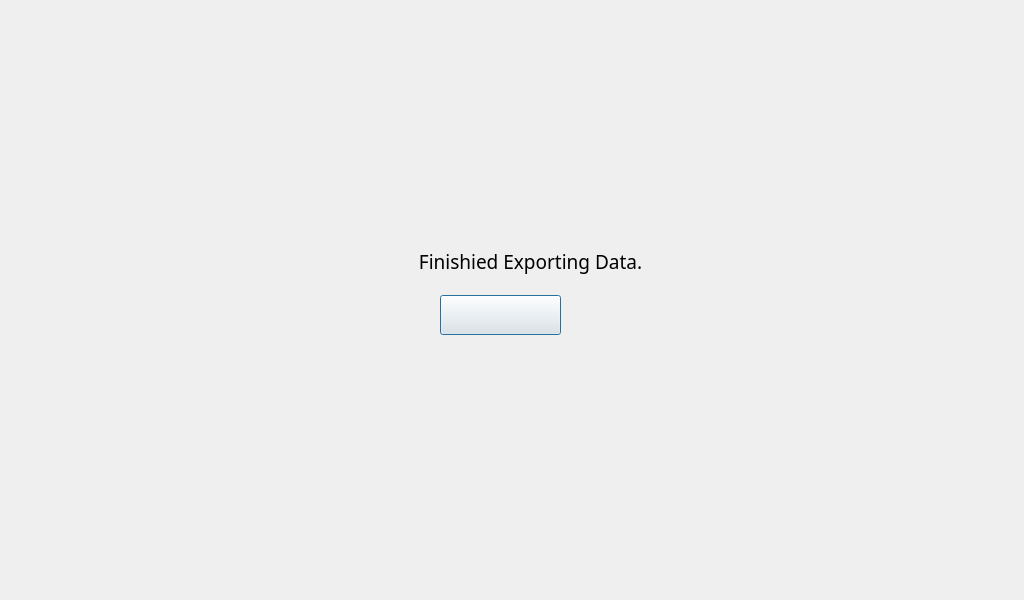
<?xml version="1.0" encoding="UTF-8"?>
<ui version="4.0">
 <class>Dialog</class>
 <widget class="QDialog" name="Dialog">
  <property name="geometry">
   <rect>
    <x>0</x>
    <y>0</y>
    <width>1024</width>
    <height>600</height>
   </rect>
  </property>
  <property name="font">
   <font>
    <family>NanumSquare</family>
   </font>
  </property>
  <property name="windowTitle">
   <string>Dialog</string>
  </property>
  <property name="styleSheet">
   <string notr="true"/>
  </property>
  <widget class="QPushButton" name="Button_ok">
   <property name="geometry">
    <rect>
     <x>440</x>
     <y>295</y>
     <width>121</width>
     <height>40</height>
    </rect>
   </property>
   <property name="styleSheet">
    <string notr="true">QPushButton {
   border-image: url(:/Icon/OK_Pressed.png);
}


QPushButton:pressed {
	border-image: url(:/Icon/OK.png);
}

</string>
   </property>
   <property name="text">
    <string/>
   </property>
  </widget>
  <widget class="QLabel" name="label_8">
   <property name="geometry">
    <rect>
     <x>299</x>
     <y>210</y>
     <width>411</width>
     <height>150</height>
    </rect>
   </property>
   <property name="font">
    <font>
     <family>NanumSquare</family>
    </font>
   </property>
   <property name="styleSheet">
    <string notr="true">border-image: url(:/Icon/set_sel_on_box.png);</string>
   </property>
   <property name="text">
    <string/>
   </property>
  </widget>
  <widget class="QLabel" name="label">
   <property name="geometry">
    <rect>
     <x>0</x>
     <y>0</y>
     <width>1024</width>
     <height>600</height>
    </rect>
   </property>
   <property name="styleSheet">
    <string notr="true">border-image: url(:/Icon/Data_Background.png);</string>
   </property>
   <property name="text">
    <string/>
   </property>
  </widget>
  <widget class="QLabel" name="label_9">
   <property name="geometry">
    <rect>
     <x>370</x>
     <y>240</y>
     <width>51</width>
     <height>41</height>
    </rect>
   </property>
   <property name="styleSheet">
    <string notr="true">image: url(:/Icon/exclamation icon.png);</string>
   </property>
   <property name="text">
    <string/>
   </property>
  </widget>
  <widget class="QLabel" name="label_10">
   <property name="geometry">
    <rect>
     <x>410</x>
     <y>236</y>
     <width>241</width>
     <height>50</height>
    </rect>
   </property>
   <property name="font">
    <font>
     <family>NanumSquare</family>
     <pointsize>14</pointsize>
    </font>
   </property>
   <property name="styleSheet">
    <string notr="true"/>
   </property>
   <property name="text">
    <string>Finishied Exporting Data.</string>
   </property>
   <property name="alignment">
    <set>Qt::AlignCenter</set>
   </property>
  </widget>
  <zorder>label</zorder>
  <zorder>label_8</zorder>
  <zorder>Button_ok</zorder>
  <zorder>label_9</zorder>
  <zorder>label_10</zorder>
 </widget>
 <resources>
  <include location="Icon/Icon.qrc"/>
 </resources>
 <connections/>
</ui>
